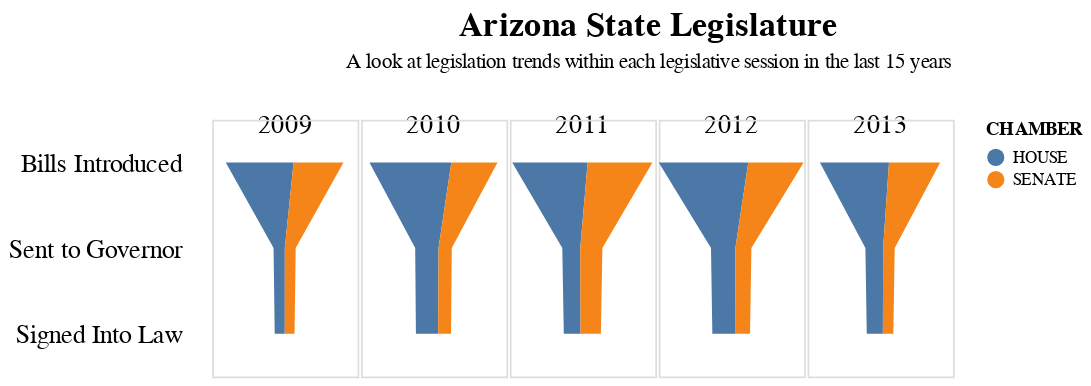

Notebook code cell kept with this figure:
### Code cell
funnel1 = alt.Chart(df_chamber[df_chamber.YEAR < 2014]).mark_area().encode(
x=alt.Y("BILL_COUNT", axis=None).stack('center'),
y=alt.X("STATUS:N", axis=alt.Axis(domain=False, title="", offset=15, labelFontSize=15, 
                    labelFont='Arial', ticks=False, grid=False), sort='ascending'),
color="CHAMBER", 
column=alt.Column("YEAR", title='', spacing=0, header=alt.Header(labelFontSize=15, labelPadding=-12))
).properties(
width=85, 
height=150,
title=alt.TitleParams(
        text='Arizona State Legislature',
        subtitle='A look at legislation trends within each legislative session in the last 15 years',
        subtitlePadding=6,
        fontSize=20,
        color='black',
        anchor='middle',
    dx=60,
    dy=-20
    ))

funnel1

### Figure 1 — Vega-Lite specification as saved in the notebook (floating-point values rounded to 4 significant figures)
{"config": {"view": {"continuousWidth": 300, "continuousHeight": 300}}, "data": {"name": "data-bff81da34f2b0982df6d8781114d3261"}, "mark": {"type": "area"}, "encoding": {"color": {"field": "CHAMBER", "type": "nominal"}, "column": {"field": "YEAR", "header": {"labelFontSize": 15, "labelPadding": -12}, "spacing": 0, "title": "", "type": "quantitative"}, "x": {"axis": null, "field": "BILL_COUNT", "stack": "center", "type": "quantitative"}, "y": {"axis": {"domain": false, "grid": false, "labelFont": "Arial", "labelFontSize": 15, "offset": 15, "ticks": false, "title": ""}, "field": "STATUS", "sort": "ascending", "type": "nominal"}}, "height": 150, "title": {"text": "Arizona State Legislature", "anchor": "middle", "color": "black", "dx": 60, "dy": -20, "fontSize": 20, "subtitle": "A look at legislation trends within each legislative session in the last 15 years", "subtitlePadding": 6}, "width": 85, "$schema": "https://vega.github.io/schema/vega-lite/v5.8.0.json", "datasets": {"data-bff81da34f2b0982df6d8781114d3261": [{"STATUS": "Bills Introduced ", "YEAR": 2013.0, "CHAMBER": "HOUSE", "BILL_COUNT": 665.0}, {"STATUS": "Sent to Governor", "YEAR": 2013.0, "CHAMBER": "HOUSE", "BILL_COUNT": 171.0}, {"STATUS": "Signed Into Law", "YEAR": 2013.0, "CHAMBER": "HOUSE", "BILL_COUNT": 155.0}, {"STATUS": "Bills Introduced ", "YEAR": 2012.0, "CHAMBER": "HOUSE", "BILL_COUNT": 862.0}, {"STATUS": "Sent to Governor", "YEAR": 2012.0, "CHAMBER": "HOUSE", "BILL_COUNT": 235.0}, {"STATUS": "Signed Into Law", "YEAR": 2012.0, "CHAMBER": "HOUSE", "BILL_COUNT": 219.0}, {"STATUS": "Bills Introduced ", "YEAR": 2011.0, "CHAMBER": "HOUSE", "BILL_COUNT": 726.0}, {"STATUS": "Sent to Governor", "YEAR": 2011.0, "CHAMBER": "HOUSE", "BILL_COUNT": 173.0}, {"STATUS": "Signed Into Law", "YEAR": 2011.0, "CHAMBER": "HOUSE", "BILL_COUNT": 161.0}, {"STATUS": "Bills Introduced ", "YEAR": 2010.0, "CHAMBER": "HOUSE", "BILL_COUNT": 788.0}, {"STATUS": "Sent to Governor", "YEAR": 2010.0, "CHAMBER": "HOUSE", "BILL_COUNT": 225.0}, {"STATUS": "Signed Into Law", "YEAR": 2010.0, "CHAMBER": "HOUSE", "BILL_COUNT": 214.0}, {"STATUS": "Bills Introduced ", "YEAR": 2009.0, "CHAMBER": "HOUSE", "BILL_COUNT": 653.0}, {"STATUS": "Sent to Governor", "YEAR": 2009.0, "CHAMBER": "HOUSE", "BILL_COUNT": 108.0}, {"STATUS": "Signed Into Law", "YEAR": 2009.0, "CHAMBER": "HOUSE", "BILL_COUNT": 97.0}, {"STATUS": "Bills Introduced ", "YEAR": 2013.0, "CHAMBER": "SENATE", "BILL_COUNT": 493.0}, {"STATUS": "Sent to Governor", "YEAR": 2013.0, "CHAMBER": "SENATE", "BILL_COUNT": 111.0}, {"STATUS": "Signed Into Law", "YEAR": 2013.0, "CHAMBER": "SENATE", "BILL_COUNT": 101.0}, {"STATUS": "Bills Introduced ", "YEAR": 2012.0, "CHAMBER": "SENATE", "BILL_COUNT": 533.0}, {"STATUS": "Sent to Governor", "YEAR": 2012.0, "CHAMBER": "SENATE", "BILL_COUNT": 154.0}, {"STATUS": "Signed Into Law", "YEAR": 2012.0, "CHAMBER": "SENATE", "BILL_COUNT": 144.0}, {"STATUS": "Bills Introduced ", "YEAR": 2011.0, "CHAMBER": "SENATE", "BILL_COUNT": 624.0}, {"STATUS": "Sent to Governor", "YEAR": 2011.0, "CHAMBER": "SENATE", "BILL_COUNT": 213.0}, {"STATUS": "Signed Into Law", "YEAR": 2011.0, "CHAMBER": "SENATE", "BILL_COUNT": 196.0}, {"STATUS": "Bills Introduced ", "YEAR": 2010.0, "CHAMBER": "SENATE", "BILL_COUNT": 445.0}, {"STATUS": "Sent to Governor", "YEAR": 2010.0, "CHAMBER": "SENATE", "BILL_COUNT": 127.0}, {"STATUS": "Signed Into Law", "YEAR": 2010.0, "CHAMBER": "SENATE", "BILL_COUNT": 124.0}, {"STATUS": "Bills Introduced ", "YEAR": 2009.0, "CHAMBER": "SENATE", "BILL_COUNT": 480.0}, {"STATUS": "Sent to Governor", "YEAR": 2009.0, "CHAMBER": "SENATE", "BILL_COUNT": 105.0}, {"STATUS": "Signed Into Law", "YEAR": 2009.0, "CHAMBER": "SENATE", "BILL_COUNT": 94.0}]}}
